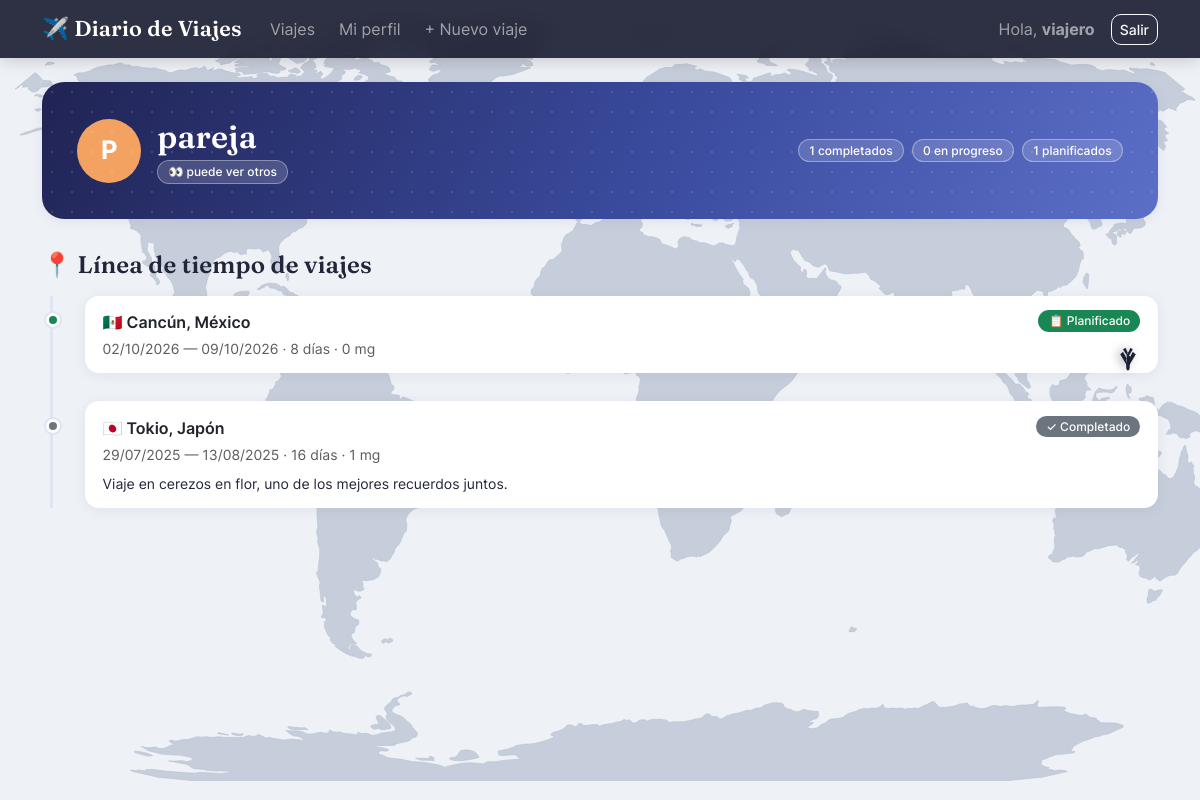
Page /perfil/pareja/ (signed in) on the committed database.
### viajes/models.py (models this page shows, shortened)
class Viaje(models.Model):
    COMPLETADO = "completado"
    EN_PROGRESO = "en_progreso"
    PLANIFICADO = "planificado"
    ESTADO_CHOICES = [
        (COMPLETADO, "Completado"),
        (EN_PROGRESO, "En progreso"),
        (PLANIFICADO, "Planificado"),
    ]
    propietario = models.ForeignKey(
        settings.AUTH_USER_MODEL,
        on_delete=models.CASCADE,
        related_name="viajes",
        verbose_name="Propietario",
    )
    destino = models.CharField(
        max_length=100,
        verbose_name="Destino",
        help_text='Ciudad o región, ej: "París", "Bali", "Cartagena".',
    )
    pais = models.CharField(max_length=100, verbose_name="País")
    fecha_inicio = models.DateField(verbose_name="Fecha de inicio")
    fecha_fin = models.DateField(
        verbose_name="Fecha de término",
        null=True,
        blank=True,
        help_text="Déjalo vacío si el viaje todavía no termina o es un plan a futuro.",
    )
    estado = models.CharField(
        max_length=15,
        choices=ESTADO_CHOICES,
        default=PLANIFICADO,
        editable=False,
        verbose_name="Estado",
    )
    notas = models.TextField(
        blank=True,
        verbose_name="Notas del viaje",
        help_text="Detalles, recuerdos o lo que quieras anotar sobre este viaje.",
    )
    creado = models.DateTimeField(auto_now_add=True)
    actualizado = models.DateTimeField(auto_now=True)
    class Meta:
        ordering = ["-fecha_inicio"]  # más reciente primero
        verbose_name = "Viaje"
        verbose_name_plural = "Viajes"
    def calcular_estado(self):
        hoy = timezone.localdate()
        if self.fecha_inicio > hoy:
            return self.PLANIFICADO
        if self.fecha_fin and self.fecha_fin < hoy:
            return self.COMPLETADO
        return self.EN_PROGRESO
    @property
    def duracion_dias(self):
        fin = self.fecha_fin or timezone.localdate()
        dias = (fin - self.fecha_inicio).days + 1
        return max(dias, 1)
    @property
    def total_mg(self):
        return self.mg.count()

### viajes/views.py (the view)
# urls.py: path("perfil/", views.perfil_usuario, name="mi_perfil"),
@login_required
def perfil_usuario(request, username=None):
    usuario_visto = request.user if username is None else get_object_or_404(User, username=username)
    perfil_solicitante = _perfil_de(request.user)
    perfil_visto = _perfil_de(usuario_visto)
    es_propio = usuario_visto.id == request.user.id
    if not es_propio and not perfil_solicitante.puede_ver_otros:
        messages.warning(request, "No tienes permiso para ver el perfil de otros usuarios.")
        return redirect("lista_viajes")
    _refrescar_estados()
    viajes = Viaje.objects.filter(propietario=usuario_visto)
    contexto = {
        "usuario_visto": usuario_visto,
        "perfil_visto": perfil_visto,
        "es_propio": es_propio,
        "viajes": viajes,
        "total_completados": viajes.filter(estado=Viaje.COMPLETADO).count(),
        "total_en_progreso": viajes.filter(estado=Viaje.EN_PROGRESO).count(),
        "total_planificados": viajes.filter(estado=Viaje.PLANIFICADO).count(),
    }
    return render(request, "viajes/perfil.html", contexto)

### viajes/templatetags/viajes_extras.py (called while the page is built)
def _normalizar(texto):
    texto = texto.strip().lower()
    return "".join(
        c for c in unicodedata.normalize("NFD", texto) if unicodedata.category(c) != "Mn"
    )

@register.filter
def bandera(pais):
    if not pais:
        return "🌍"
    return _BANDERAS.get(_normalizar(pais), "🌍")

@register.filter
def color_avatar(username):
    if not username:
        return _PALETA_AVATAR[0]
    indice = sum(ord(c) for c in username) % len(_PALETA_AVATAR)
    return _PALETA_AVATAR[indice]

@register.filter
def inicial(username):
    return username[0].upper() if username else "?"

### viajes/views.py (called while the page is built)
def _refrescar_estados():
    for viaje in Viaje.objects.all():
        nuevo_estado = viaje.calcular_estado()
        if nuevo_estado != viaje.estado:
            Viaje.objects.filter(pk=viaje.pk).update(estado=nuevo_estado)

def _perfil_de(usuario):
    perfil, _ = PerfilUsuario.objects.get_or_create(usuario=usuario)
    return perfil

### viajes/templates/viajes/perfil.html (shortened to what this page needs)
{% extends "viajes/base.html" %}
{% load viajes_extras %}
{% block contenido %}
<div class="encabezado-perfil d-flex justify-content-between align-items-center flex-wrap gap-3">
    <div class="d-flex align-items-center gap-3">
        <span class="avatar-circulo grande" style="background-color: {{ usuario_visto.username|color_avatar }}">
            {{ usuario_visto.username|inicial }}
        </span>
        <div>
            <h2 class="mb-1">{{ usuario_visto.username }}{% if es_propio %} <small class="opacity-75">(tú)</small>{% endif %}</h2>
            <div class="d-flex gap-2 flex-wrap">
                {% if perfil_visto.puede_ver_otros %}<span class="badge">👀 puede ver otros</span>{% endif %}
            </div>
        </div>
    </div>
    <div class="d-flex gap-2">
        <span class="badge badge-completado">{{ total_completados }} completados</span>
        <span class="badge badge-en_progreso">{{ total_en_progreso }} en progreso</span>
        <span class="badge badge-planificado">{{ total_planificados }} planificados</span>
    </div>
</div>
<h4 class="mb-3">📍 Línea de tiempo de viajes</h4>
{% if viajes %}
<div class="timeline mt-3">
    {% for viaje in viajes %}
    <div class="timeline-item {{ viaje.estado }}">
        <div class="d-flex justify-content-between align-items-start flex-wrap gap-2">
            <a class="text-decoration-none text-dark fw-semibold" href="{% url 'detalle_viaje' viaje.pk %}">
                {{ viaje.pais|bandera }} {{ viaje.destino }}, {{ viaje.pais }}
            </a>
            <span class="badge badge-{{ viaje.estado }}">
                {% if viaje.estado == 'completado' %}✓ Completado{% elif viaje.estado == 'en_progreso' %}🔄 En progreso{% else %}📋 Planificado{% endif %}
            </span>
        </div>
        <div class="text-muted small mt-1">
            {{ viaje.fecha_inicio|date:"d/m/Y" }}
            {% if viaje.fecha_fin %} — {{ viaje.fecha_fin|date:"d/m/Y" }}{% endif %}
            · {{ viaje.duracion_dias }} día{{ viaje.duracion_dias|pluralize }}
            · {{ viaje.total_mg }} mg
        </div>
        {% if viaje.notas %}
        <p class="mb-0 mt-2 small">{{ viaje.notas|truncatewords:20 }}</p>
        {% endif %}
    </div>
    {% endfor %}
</div>
{% else %}
<p class="text-muted">Todavía no hay viajes registrados.</p>
{% endif %}
{% endblock %}

### viajes/templates/viajes/base.html (shortened to what this page needs)
{% load static %}
<!DOCTYPE html>
<html lang="es">
<head>
    <link href="{% static 'viajes/vendor/bootstrap/css/bootstrap.min.css' %}" rel="stylesheet">
    <link rel="stylesheet" href="{% static 'viajes/css/style.css' %}">
</head>
<body>
<div class="mapa-fondo" aria-hidden="true"></div>
<nav class="navbar navbar-expand-lg navbar-dark bg-dark mb-4">
    <div class="container">
        <a class="navbar-brand" href="{% url 'lista_viajes' %}">✈️ Diario de Viajes</a>
        <div class="collapse navbar-collapse" id="navbarNav">
            {% if user.is_authenticated %}
            <ul class="navbar-nav me-auto">
                <li class="nav-item"><a class="nav-link" href="{% url 'lista_viajes' %}">Viajes</a></li>
                <li class="nav-item"><a class="nav-link" href="{% url 'mi_perfil' %}">Mi perfil</a></li>
                {% if user.perfil.puede_crear_viajes %}
                <li class="nav-item"><a class="nav-link" href="{% url 'crear_viaje' %}">+ Nuevo viaje</a></li>
                {% endif %}
            </ul>
            <span class="navbar-text me-3">
                Hola, <strong>{{ user.username }}</strong>
            </span>
            <form action="{% url 'logout' %}" method="post" class="d-flex">
                <button class="btn btn-outline-light btn-sm" type="submit">Salir</button>
            </form>
            {% else %}
            <ul class="navbar-nav ms-auto">
                <li class="nav-item"><a class="nav-link" href="{% url 'login' %}">Ingresar</a></li>
                <li class="nav-item"><a class="nav-link" href="{% url 'registro' %}">Crear cuenta</a></li>
            </ul>
            {% endif %}
        </div>
    </div>
</nav>
<div class="container mb-5">
    {% block contenido %}{% endblock %}
</div>
</body>
</html>

### viajes/static/viajes/css/style.css (style rules this page uses)
:root { --fuente-titulos: "Fraunces", "Georgia", serif; --fuente-texto: "Inter", -apple-system, "Segoe UI", Roboto, sans-serif; --color-primario: #3a86ff; --color-primario-oscuro: #2a5fc9; --sombra-suave: 0 2px 14px rgba(35, 39, 82, 0.07); --sombra-hover: 0 14px 30px rgba(35, 39, 82, 0.14); }
html { scroll-behavior: smooth; }
body { font-family: var(--fuente-texto); color: #23263a; min-height: 100vh; background-color: #eef1f6; background-attachment: fixed; }
.mapa-fondo { position: fixed; inset: 0; z-index: -2; background-color: #eef1f6; background-image: url("../img/mapa-mundo.svg"); background-size: cover; background-position: center; pointer-events: none; }
:root { --ruta-vuelo: ellipse(44vw 40vh at 50vw 45vh); --duracion-vuelo: 34s; }
h1, h2, h3, h4, h5, .navbar-brand { font-family: var(--fuente-titulos); font-weight: 600; letter-spacing: 0.2px; }
.navbar { background: rgba(20, 22, 43, 0.88) !important; backdrop-filter: blur(10px); -webkit-backdrop-filter: blur(10px); box-shadow: 0 2px 16px rgba(0, 0, 0, 0.18); }
.navbar-brand { font-size: 1.35rem; letter-spacing: 0.3px; }
.navbar .nav-link { font-family: var(--fuente-texto); border-radius: 8px; padding: 0.4rem 0.75rem !important; transition: background-color 0.15s ease; }
.badge-completado { background-color: #6c757d; }
.badge-en_progreso { background-color: #0d6efd; }
.badge-planificado { background-color: #198754; }
.badge { border-radius: 999px; font-weight: 500; padding: 0.4em 0.85em; }
.avatar-circulo { display: inline-flex; align-items: center; justify-content: center; width: 2.1rem; height: 2.1rem; border-radius: 50%; color: #fff; font-weight: 700; font-size: 0.9rem; flex-shrink: 0; font-family: var(--fuente-texto); }
.avatar-circulo.grande { width: 4rem; height: 4rem; font-size: 1.6rem; }
.encabezado-perfil { background: linear-gradient(120deg, #202353 0%, #3a4b9e 55%, #5c6fc7 100%); color: #fff; border-radius: 22px; padding: 2.2rem; margin-bottom: 2rem; box-shadow: var(--sombra-suave); position: relative; overflow: hidden; }
.encabezado-perfil::after { content: ""; position: absolute; inset: 0; background-image: radial-gradient(rgba(255, 255, 255, 0.12) 1.5px, transparent 1.5px); background-size: 20px 20px; pointer-events: none; }
.encabezado-perfil > * { position: relative; }
.encabezado-perfil .badge { background-color: rgba(255, 255, 255, 0.16); border: 1px solid rgba(255, 255, 255, 0.35); }
.timeline { position: relative; border-left: 3px solid #dfe3f3; padding-left: 2rem; margin-left: 0.5rem; }
.timeline-item { position: relative; margin-bottom: 1.75rem; background: #fff; border-radius: 14px; padding: 0.9rem 1.1rem; box-shadow: var(--sombra-suave); transition: transform 0.15s ease, box-shadow 0.15s ease; }
.timeline-item::before { content: ""; position: absolute; left: -2.44rem; top: 1.1rem; width: 14px; height: 14px; border-radius: 50%; background: var(--color-primario); border: 3px solid #fff; box-shadow: 0 0 0 2px #dfe3f3; }
.timeline-item.completado::before { background: #6c757d; }
.timeline-item.planificado::before { background: #198754; }
.btn { border-radius: 10px; font-family: var(--fuente-texto); font-weight: 500; }

### rows in the picture
Viaje: pais|bandera "🇲🇽", destino "Cancún", pais "México", estado "📋 Planificado", fecha_inicio "02/10/2026", fecha_fin "09/10/2026", duracion_dias "8", total_mg "0"
Viaje: pais|bandera "🇯🇵", destino "Tokio", pais "Japón", estado "✓ Completado", fecha_inicio "29/07/2025", fecha_fin "13/08/2025", duracion_dias "16", total_mg "1", notas "Viaje en cerezos en flor, uno de los mejores recuerdos juntos."

### other values in the picture
{{ user.username }} "viajero"
{{ usuario_visto.username|inicial }} "P"
{{ usuario_visto.username }} "pareja"
{{ total_completados }} "1"
{{ total_en_progreso }} "0"
{{ total_planificados }} "1"
